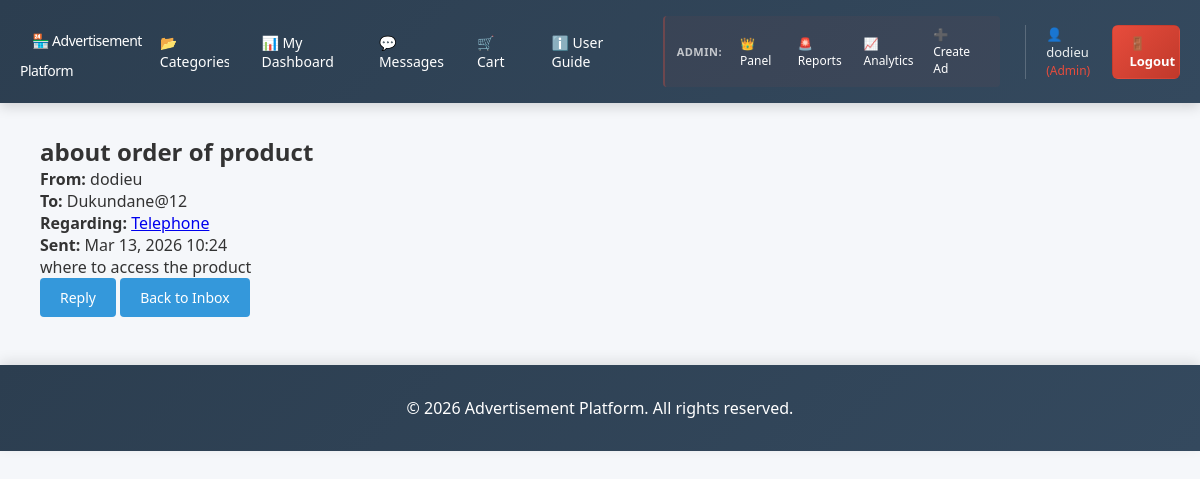
The app's page /messages/2/ (signed in) with its own data.
### myapp/models.py (models this page shows, shortened)
class Message(models.Model):
    sender = models.ForeignKey(
        settings.AUTH_USER_MODEL,
        on_delete=models.CASCADE,
        related_name='sent_messages'
    )
    receiver = models.ForeignKey(
        settings.AUTH_USER_MODEL,
        on_delete=models.CASCADE,
        related_name='received_messages'
    )
    ad = models.ForeignKey(
        Advertisement,
        on_delete=models.CASCADE,
        null=True,
        blank=True,
        related_name='messages'
    )
    subject = models.CharField(max_length=200)
    body = models.TextField()
    is_read = models.BooleanField(default=False)
    created_at = models.DateTimeField(auto_now_add=True)
    class Meta:
        ordering = ['-created_at']

class Advertisement(models.Model):
    STATUS_CHOICES = [
        ('active', 'Active'),
        ('sold', 'Sold'),
        ('expired', 'Expired'),
        ('pending', 'Pending Approval'),
    ]
    user = models.ForeignKey(
        settings.AUTH_USER_MODEL,
        on_delete=models.CASCADE,
        related_name="ads"
    )
    image = models.ImageField(
        upload_to='advertisements/',
        default='defaults/no-image.png',
        blank=True,
        null=True
    )
    title = models.CharField(max_length=200)
    slug = models.SlugField(unique=True)
    description = models.TextField()
    price = models.DecimalField(max_digits=12, decimal_places=2)
    category = models.ForeignKey(
        Category,
        on_delete=models.SET_NULL,
        null=True
    )
    city = models.CharField(max_length=100)
    status = models.CharField(
        max_length=20,
        choices=STATUS_CHOICES,
        default='pending'
    )
    views = models.PositiveIntegerField(default=0)
    is_featured = models.BooleanField(default=False)
    likes = models.ManyToManyField(
        settings.AUTH_USER_MODEL,
        related_name='liked_ads',
        blank=True
    )
    shares_count = models.PositiveIntegerField(default=0)  # optional: simple share counter
    created_at = models.DateTimeField(auto_now_add=True)
    updated_at = models.DateTimeField(auto_now=True)
    class Meta:
        ordering = ['-created_at']

### myapp/views.py (the view)
# urls.py: path('messages/<int:pk>/', views.MessageDetailView.as_view(), name='message-detail'),
class MessageDetailView(LoginRequiredMixin, DetailView):
    model = Message
    template_name = 'myapp/message_detail.html'
    context_object_name = 'message'
    def get_queryset(self):
        return Message.objects.filter(
            models.Q(sender=self.request.user) | models.Q(receiver=self.request.user)
        )
    def get_object(self, queryset=None):
        obj = super().get_object(queryset)
        if obj.receiver == self.request.user and not obj.is_read:
            obj.is_read = True
            obj.save()
        return obj

### myapp/Templates/myapp/message_detail.html (shortened to what this page needs)
{% extends 'myapp/base.html' %}
{% block content %}
<div class="container">
    <h2>{{ message.subject }}</h2>
    <p><strong>From:</strong> {{ message.sender.username }}</p>
    <p><strong>To:</strong> {{ message.receiver.username }}</p>
    {% if message.ad %}
        <p><strong>Regarding:</strong> <a href="{% url 'advertisement-detail' message.ad.slug %}">{{ message.ad.title }}</a></p>
    {% endif %}
    <p><strong>Sent:</strong> {{ message.created_at|date:"M d, Y H:i" }}</p>
    <div class="message-body">
        {{ message.body|linebreaks }}
    </div>
    <a href="{% url 'compose-message' %}?receiver={{ message.sender.id }}&ad={{ message.ad.id|default:'' }}" class="btn btn-primary">Reply</a>
    <a href="{% url 'inbox' %}" class="btn btn-secondary">Back to Inbox</a>
</div>
{% endblock %}

### myapp/Templates/myapp/base.html (shortened to what this page needs)
<!DOCTYPE html>
<html lang="en">
<head>
</head>
<body>
    <header>
        <nav>
            <h1><a href="{% url 'landing' %}">🏪 Advertisement Platform</a></h1>
            <div class="nav-menu">
                <div class="nav-links">
                    {% if user.is_authenticated %}
                        <a href="{% url 'category-list' %}">📂 Categories</a>
                        <a href="{% url 'user-dashboard' %}">📊 My Dashboard</a>
                        <a href="{% url 'inbox' %}">💬 Messages</a>
                        <a href="{% url 'cart' %}">🛒 Cart</a>
                        <a href="{% url 'user-roles' %}">ℹ️ User Guide</a>
                        {% if user.is_staff %}
                            <div class="admin-section">
                                <span class="admin-label">Admin:</span>
                                <a href="{% url 'admin-dashboard' %}">👑 Panel</a>
                                <a href="{% url 'admin-reports' %}">🚨 Reports</a>
                                <a href="{% url 'share-analytics' %}">📈 Analytics</a>
                                <a href="{% url 'advertisement-create' %}">➕ Create Ad</a>
                            </div>
                        {% endif %}
                    {% endif %}
                </div>
                <div class="auth-links">
                    {% if user.is_authenticated %}
                        <div class="user-info">
                            <span>👤 {{ user.username }}
                                {% if user.is_staff %}
                                    <span style="color: #e74c3c; font-size: 12px;">(Admin)</span>
                                {% else %}
                                    <span style="color: #27ae60; font-size: 12px;">(User)</span>
                                {% endif %}
                            </span>
                        </div>
                        <a href="{% url 'user-logout' %}" class="btn-logout">🚪 Logout</a>
                    {% else %}
                        <a href="{% url 'login' %}" class="btn-login">🔐 Login</a>
                        <a href="{% url 'signup' %}" class="btn-signup">📝 Create Account</a>
                    {% endif %}
                </div>
            </div>
        </nav>
    </header>
    <div class="container">
        {% block content %}{% endblock %}
    </div>
    <footer>
        <p>&copy; 2026 Advertisement Platform. All rights reserved.</p>
    </footer>
</body>
</html>

### myapp/Templates/myapp/base.html (style rules this page uses)
* { margin: 0; padding: 0; box-sizing: border-box; }
body { font-family: 'Segoe UI', Tahoma, Geneva, Verdana, sans-serif; background-color: #f5f7fa; color: #333; }
header { background: linear-gradient(135deg, #2c3e50 0%, #34495e 100%); color: white; padding: 1rem 0; box-shadow: 0 4px 12px rgba(0,0,0,0.15); position: sticky; top: 0; z-index: 100; }
nav { max-width: 1200px; margin: 0 auto; display: flex; justify-content: space-between; align-items: center; padding: 0 20px; }
nav h1 { font-size: 22px; font-weight: 700; letter-spacing: -0.5px; }
nav h1 a { color: white; text-decoration: none; transition: color 0.3s; }
.nav-menu { display: flex; align-items: center; gap: 25px; }
.nav-links { display: flex; gap: 20px; align-items: center; }
.admin-section { display: flex; align-items: center; gap: 10px; margin-left: 20px; padding-left: 20px; border-left: 2px solid rgba(231, 76, 60, 0.3); background: rgba(231, 76, 60, 0.05); border-radius: 4px; padding: 6px 12px; }
.admin-label { font-size: 11px; color: rgba(255,255,255,0.7); font-weight: 600; text-transform: uppercase; letter-spacing: 0.5px; }
.admin-section a { font-size: 12px; padding: 4px 8px; }
nav a { color: white; text-decoration: none; font-size: 14px; font-weight: 500; transition: all 0.25s ease; padding: 8px 12px; border-radius: 4px; position: relative; overflow: hidden; }
nav a::after { content: ""; position: absolute; left: 50%; bottom: 6px; width: 0; height: 2px; background: rgba(52, 152, 219, 1); border-radius: 2px; transition: width 0.25s ease, left 0.25s ease; }
.auth-links { display: flex; gap: 10px; align-items: center; border-left: 1px solid rgba(255,255,255,0.2); padding-left: 20px; }
.btn-logout { background: linear-gradient(135deg, #e74c3c, #c0392b); color: white; padding: 8px 16px; border-radius: 6px; text-decoration: none; font-weight: 600; font-size: 13px; transition: all 0.3s; border: 1px solid transparent; }
.user-info { position: relative; display: flex; align-items: center; gap: 8px; font-size: 13px; color: #ecf0f1; cursor: pointer; }
.container { max-width: 1200px; margin: 2rem auto; padding: 0 20px; }
.btn { display: inline-block; padding: 10px 20px; background-color: #3498db; color: white; text-decoration: none; border-radius: 4px; border: none; cursor: pointer; font-size: 14px; transition: all 0.3s; }
footer { background: linear-gradient(135deg, #2c3e50 0%, #34495e 100%); color: white; text-align: center; padding: 2rem; margin-top: 3rem; box-shadow: 0 -4px 12px rgba(0,0,0,0.1); }

### records on screen
Message: subject "about order of product", sender.username "dodieu", receiver.username "Dukundane@12", ad "Telephone", created_at "Mar 13, 2026 10:24", body "where to access the product"

### other values on screen
{{ user.username }} "dodieu"
